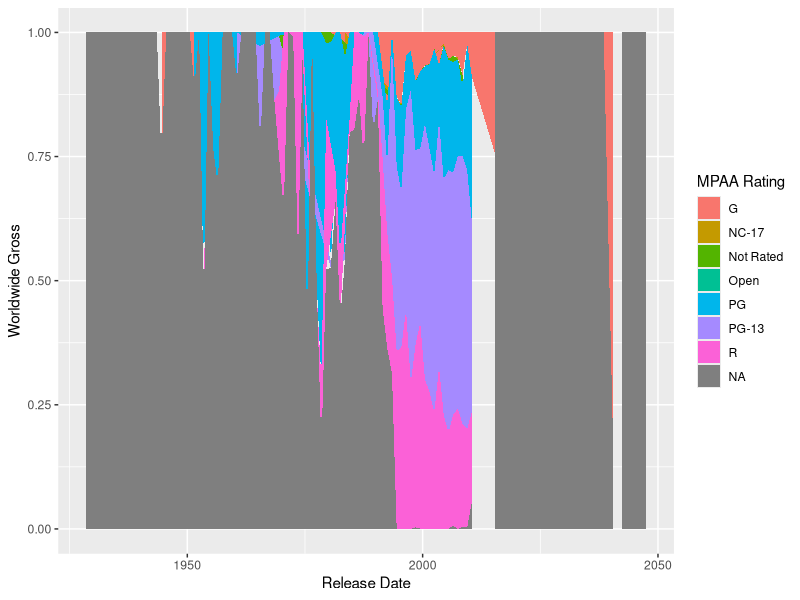

This chart was generated by the following R code:
library(tidyverse)

df <- read_csv("data/movies.csv")
ggplot(df) +
  geom_area(aes(
    x = `Release Date`,
    y = `Worldwide Gross`,
    fill = `MPAA Rating`
  ), stat = "summary_bin", fun = "sum", binwidth = 365, position = "fill")
